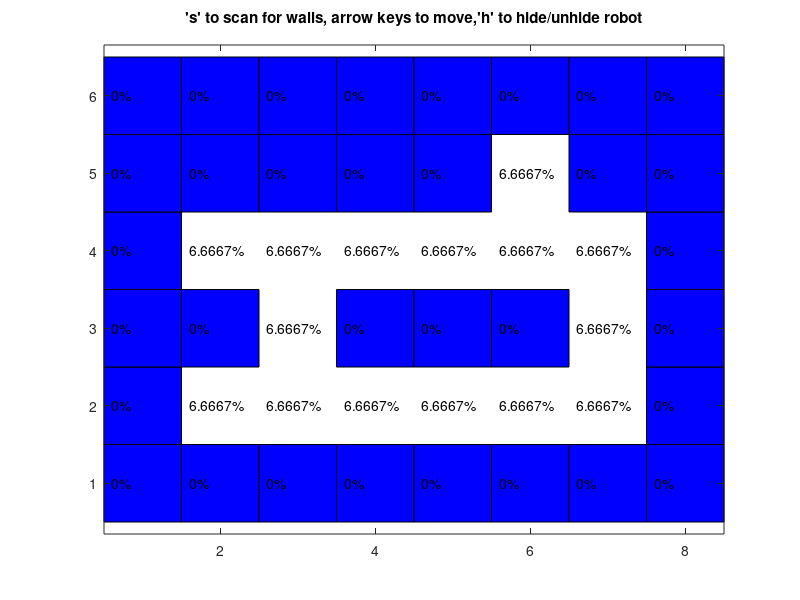

MATLAB code for this plot:
function SimpleRobotWithBayesRule()

format compact

obstacleMap =flipud(...
    [1, 1, 1, 1, 1, 1, 1, 1;
    1, 1, 1, 1, 1, 0, 1, 1;
    1, 0, 0, 0, 0, 0, 0, 1;
    1, 1, 0, 1, 1, 1, 0, 1;
    1, 0, 0, 0, 0, 0, 0, 1;
    1, 1, 1, 1, 1, 1, 1, 1;]);

belief = zeros(size(obstacleMap)); % the belief is the probability that the robot is at any given location

[freespacey,freespacex] = find(obstacleMap == 0);
numFreeSpaces = numel(freespacey);
probs = ones(numFreeSpaces,1)/numFreeSpaces; %uniformly distributed
for i1 = 1:numFreeSpaces
    belief(freespacey(i1),freespacex(i1)) = probs(i1);
end

probStraight = 0.6;
profOffby90Deg = 0.1;

sTruePositive = 0.8;
sTrueNegative = 0.6;

robotInd = ceil(rand*numFreeSpaces); %robot position drawn from a uniform distribution
posRobot = [freespacex(robotInd),freespacey(robotInd)];
posRobot = [3,2];
bShowRobot = 'off'; 

[hWorldFig,hProb] = drawWorld();
[hRobotPos,hRobotOrient] = drawRobot();
titleString = {'''s'' to scan for walls, arrow keys to move,''h'' to hide/unhide robot'; ''};
title(titleString);
axis equal
axis tight
set(figure(1) ,'KeyPressFcn',@keyhandler,'Name','Bayesian Update');

    function [hWorldFig,hProb] = drawWorld()
        figure(1)
        colormap(gray)
        hWorldFig = imagesc(belief);
        set(gca,'YDir','normal');
        [obsy,obsx] = find(obstacleMap == 1);
        for i = 1:numel(obsy)
            rectangle('Position',[obsx(i)-.5,obsy(i)-.5,1,1],'FaceColor','b')
        end
        hProb = zeros(size(belief));
        
        for y = 1:size(belief,1)
            for x = 1:size(belief,2)
                hProb(y,x)=text(x-.4,y,[num2str(100*belief(y,x)),'%']);
            end
        end
        
    end

    function [hRobotPos,hRobotOrient] = drawRobot()
        hRobotPos = rectangle('Position',[posRobot(1)-.5,posRobot(2)-.5,1,1],'Curvature',[1,1],...
            'EdgeColor','r', 'LineWidth',3,'Visible',bShowRobot);
        hRobotOrient = line(posRobot(1)+[0,0.6],posRobot(2)+[0,0],'color','r', 'LineWidth',3,'Visible',bShowRobot);
    end

    function redrawRobot()
        set(hRobotPos,'Position',[posRobot(1)-.5,posRobot(2)-.5,1,1],'Visible',bShowRobot);
        set(hRobotOrient,'XData',posRobot(1)+[0,0.6],'YData',posRobot(2)+[0,0],'Visible',bShowRobot);
    end
    function redrawWorld()
        set(hWorldFig,'CData',belief);
        for y = 1:size(belief,1)
            for x = 1:size(belief,2)
                set(hProb(y,x),'String',[num2str(100*belief(y,x),'%2.2f\n'),'%']);
            end
        end
        %display(['Total probability = ',num2str(sum(sum(belief)))])
    end

    function keyhandler(src,evnt) %#ok<INUSL>
        if strcmp(evnt.Key,'s')
            scan = MeasureScan(posRobot, obstacleMap);
            % the measurement update, line 4 "Algorithm Bayes_filter" of Table
            % 2.1 on page 27 of Probabilistic Robotics.
            for i2 = 1:numFreeSpaces %for each freespace
                oldProb = belief(freespacey(i2),freespacex(i2));
                newProb = BayesianUpdateScan(oldProb, scan, [freespacex(i2),freespacey(i2)]);
                belief(freespacey(i2),freespacex(i2)) = newProb;
            end
            %The resulting belief is usually not a probability
            %distribution (doesn't sum to one) and needs to be nomalized.
            normalizer = 1/sum(sum(belief));
            belief = belief*normalizer;
            titleString{2} = [titleString{2}, 's,'];
        elseif strcmp(evnt.Key,'h')
            if strcmp(bShowRobot,'off')
                bShowRobot = 'on';
            else
                bShowRobot = 'off';
            end
            redrawRobot();
        else
            move = [0,0];
            if strcmp(evnt.Key,'leftarrow')
                move =-[1,0];
                titleString{2} = [titleString{2}, '<,'];
            elseif strcmp(evnt.Key,'rightarrow')
                move = [1,0];
                titleString{2} = [titleString{2}, '>,'];
            elseif strcmp(evnt.Key,'uparrow')
                move = [0,1];
                titleString{2} = [titleString{2}, '\^,'];
            elseif strcmp(evnt.Key,'downarrow')
                move =-[0,1];
                titleString{2} = [titleString{2}, 'v,'];
            end
            if sum(move ~=0)
                % move the robot
                posRobot = moveRobot(posRobot, move, obstacleMap);
                redrawRobot();
                % the movement update (or 'prediction'), line 3 "Algorithm Bayes_filter" Table
                % 2.1 on page 27 of Probabilistic Robotics.
                %for each freespace
                newBelief = zeros(size(belief));
                for i2 = 1:numFreeSpaces
                    %update probabilities at positions around freespacex(i2),freespacey(i2)
                    curPos = [freespacex(i2),freespacey(i2)];
                    px = belief(curPos(2),curPos(1));
                    pMoveS = 0; pMoveR = 0; pMoveL = 0;
                    posS = curPos+move;
                    if( obstacleMap(posS(2), posS(1)) == 0)
                        pMoveS = probStraight;
                        newBelief(posS(2),posS(1)) = newBelief(posS(2),posS(1)) + pMoveS*px;
                    end
                    posR = curPos+[-move(2),move(1)];
                    if( obstacleMap(posR(2), posR(1)) == 0)
                        pMoveR = profOffby90Deg;
                        newBelief(posR(2),posR(1)) = newBelief(posR(2),posR(1)) + pMoveR*px;
                    end
                    posL = curPos+[move(2),-move(1)];
                    if( obstacleMap(posL(2), posL(1)) == 0)
                        pMoveL = profOffby90Deg;
                        newBelief(posL(2),posL(1)) = newBelief(posL(2),posL(1)) + pMoveL*px;
                    end
                    pNoMove = 1-(pMoveS+pMoveR+pMoveL);
                    newBelief(curPos(2),curPos(1)) = newBelief(curPos(2),curPos(1)) + pNoMove*px;
                end
                % update belief according to move
                belief = newBelief;
            end
        end
        %redrawmap
        redrawWorld();
        title(titleString);
    end

    function newProb = BayesianUpdateScan(oldProb, scan, pos)
        %P(x|s) = P(s|x)P(x);
        %       = P(s_right|x)*P(s_up|x)*P(s_left|x)*P(s_down|x)*P(x)
        newProb = ProbOfScanGivenPosition(scan(1), pos +[1,0] ) *...
            ProbOfScanGivenPosition(scan(2), pos +[0,1] ) * ...
            ProbOfScanGivenPosition(scan(3), pos +[-1,0] ) * ...
            ProbOfScanGivenPosition(scan(4), pos +[0,-1] ) * ...
            oldProb;
    end

    function p = ProbOfScanGivenPosition(scan, pos)
        isWall = obstacleMap(pos(2), pos(1));
        if isWall
            if scan
                p = sTruePositive;
            else
                p = 1- sTruePositive;
            end
        else
            if scan
                p = 1-sTrueNegative;
            else
                p = sTrueNegative;
            end
        end
    end

    function scanOut = MeasureScan(pos, obstacleMap)
        scanOut = [
            detectWall(obstacleMap, pos+[1,0]);
            detectWall(obstacleMap, pos+[0,1]);
            detectWall(obstacleMap, pos+[-1,0]);
            detectWall(obstacleMap, pos+[0,-1])
            ];
    end

    function bDetectWall = detectWall(obstacleMap, pos)
        isWall = obstacleMap(pos(2), pos(1));
        
        if isWall
            bDetectWall = (rand() < sTruePositive); % probability of true positive
        else
            bDetectWall = (rand() > sTrueNegative); %probability of true negative
        end
    end

    function posOut = moveRobot(posIn, move, obstacleMap)
        rVal = rand(); %number between 0 and 1
        if rVal< (1-probStraight - 2*profOffby90Deg);
            move = [0,0];
        elseif rVal < (1-probStraight - profOffby90Deg)
            move = [-move(2),move(1)]; %move +90deg of command
        elseif rVal < (1-probStraight)
            move = [move(2),-move(1)]; %move -90deg of command
        end
        
        posOut = posIn + move;
        if( obstacleMap(posOut(2), posOut(1)) ~= 0)
            posOut = posIn; %don't allow collisions.
        end
    end
end